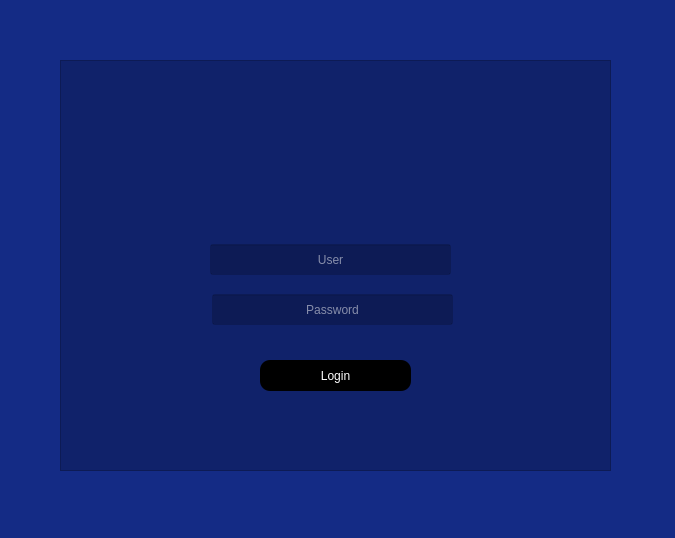
<?xml version="1.0" encoding="UTF-8"?>
<ui version="4.0">
 <class>Login</class>
 <widget class="QWidget" name="Login">
  <property name="geometry">
   <rect>
    <x>0</x>
    <y>0</y>
    <width>675</width>
    <height>538</height>
   </rect>
  </property>
  <property name="windowTitle">
   <string>Form</string>
  </property>
  <property name="styleSheet">
   <string notr="true">background-color: rgb(20, 43, 133);</string>
  </property>
  <widget class="QFrame" name="frame">
   <property name="geometry">
    <rect>
     <x>60</x>
     <y>60</y>
     <width>551</width>
     <height>411</height>
    </rect>
   </property>
   <property name="styleSheet">
    <string notr="true">background-color: rgb(0, 0, 0,0.2);</string>
   </property>
   <property name="frameShape">
    <enum>QFrame::StyledPanel</enum>
   </property>
   <property name="frameShadow">
    <enum>QFrame::Raised</enum>
   </property>
   <widget class="QLineEdit" name="txt_user">
    <property name="geometry">
     <rect>
      <x>150</x>
      <y>184</y>
      <width>241</width>
      <height>31</height>
     </rect>
    </property>
    <property name="styleSheet">
     <string notr="true">color: rgb(255, 255, 255);</string>
    </property>
    <property name="alignment">
     <set>Qt::AlignCenter</set>
    </property>
    <property name="placeholderText">
     <string>User</string>
    </property>
   </widget>
   <widget class="QLineEdit" name="txt_password">
    <property name="geometry">
     <rect>
      <x>152</x>
      <y>234</y>
      <width>241</width>
      <height>31</height>
     </rect>
    </property>
    <property name="styleSheet">
     <string notr="true">color: rgb(255, 255, 255);</string>
    </property>
    <property name="echoMode">
     <enum>QLineEdit::Password</enum>
    </property>
    <property name="alignment">
     <set>Qt::AlignCenter</set>
    </property>
    <property name="placeholderText">
     <string>Password</string>
    </property>
   </widget>
   <widget class="QPushButton" name="btn_login">
    <property name="geometry">
     <rect>
      <x>200</x>
      <y>300</y>
      <width>151</width>
      <height>31</height>
     </rect>
    </property>
    <property name="cursor">
     <cursorShape>PointingHandCursor</cursorShape>
    </property>
    <property name="styleSheet">
     <string notr="true">QPushButton{
	background-color: rgb(0, 0, 0);
	color: rgb(255, 255, 255);
border-radius: 10px

}

QPushButton:hover{
	background-color: rgb(255, 255, 255);
	color: rgb(0, 0, 0);

}</string>
    </property>
    <property name="text">
     <string>Login</string>
    </property>
   </widget>
   <widget class="QLabel" name="label">
    <property name="geometry">
     <rect>
      <x>210</x>
      <y>30</y>
      <width>121</width>
      <height>111</height>
     </rect>
    </property>
    <property name="styleSheet">
     <string notr="true">background-color: rgb(0,0,0,0);</string>
    </property>
    <property name="text">
     <string/>
    </property>
    <property name="pixmap">
     <pixmap>../../../../Downloads/icon_title.png</pixmap>
    </property>
    <property name="scaledContents">
     <bool>true</bool>
    </property>
   </widget>
  </widget>
 </widget>
 <resources/>
 <connections/>
</ui>
